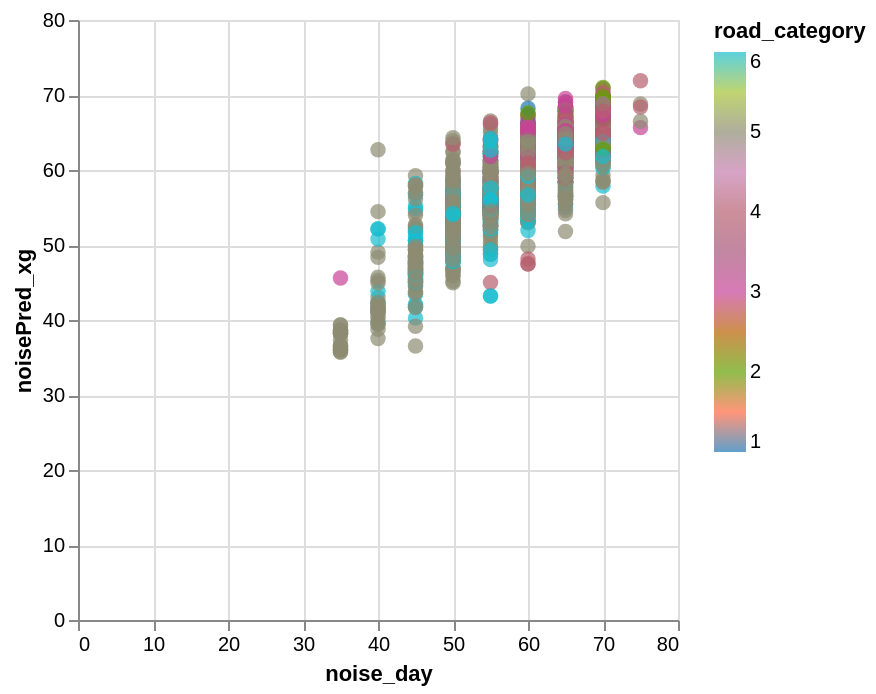

Source (notebook cell):
### Code cell
data_test['noisePred_xg'] = y_pred
alt.Chart(data_test).mark_circle(size=60).encode(
    x='noise_day',
    y='noisePred_xg',
    color=alt.Color('road_category', scale=alt.Scale(scheme='category10')),
    tooltip=['road_id']
).interactive()

### Figure 1 — Vega-Lite specification as saved in the notebook (floating-point values rounded to 4 significant figures; data arrays with more than 128 entries replaced by an {"elided": "..."} marker saying what was removed)
{"config": {"view": {"continuousWidth": 300, "continuousHeight": 300}}, "data": {"name": "data-8f31d5c0eb0e7e77fb27d11c26392f36"}, "mark": {"type": "circle", "size": 60}, "encoding": {"color": {"field": "road_category", "scale": {"scheme": "category10"}, "type": "quantitative"}, "tooltip": [{"field": "road_id", "type": "nominal"}], "x": {"field": "noise_day", "type": "quantitative"}, "y": {"field": "noisePred_xg", "type": "quantitative"}}, "params": [{"name": "param_1e9efca18e7a2868", "select": {"type": "interval", "encodings": ["x", "y"]}, "bind": "scales"}], "$schema": "https://vega.github.io/schema/vega-lite/v6.4.1.json", "datasets": {"data-8f31d5c0eb0e7e77fb27d11c26392f36": {"elided": "2571 records"}}}
